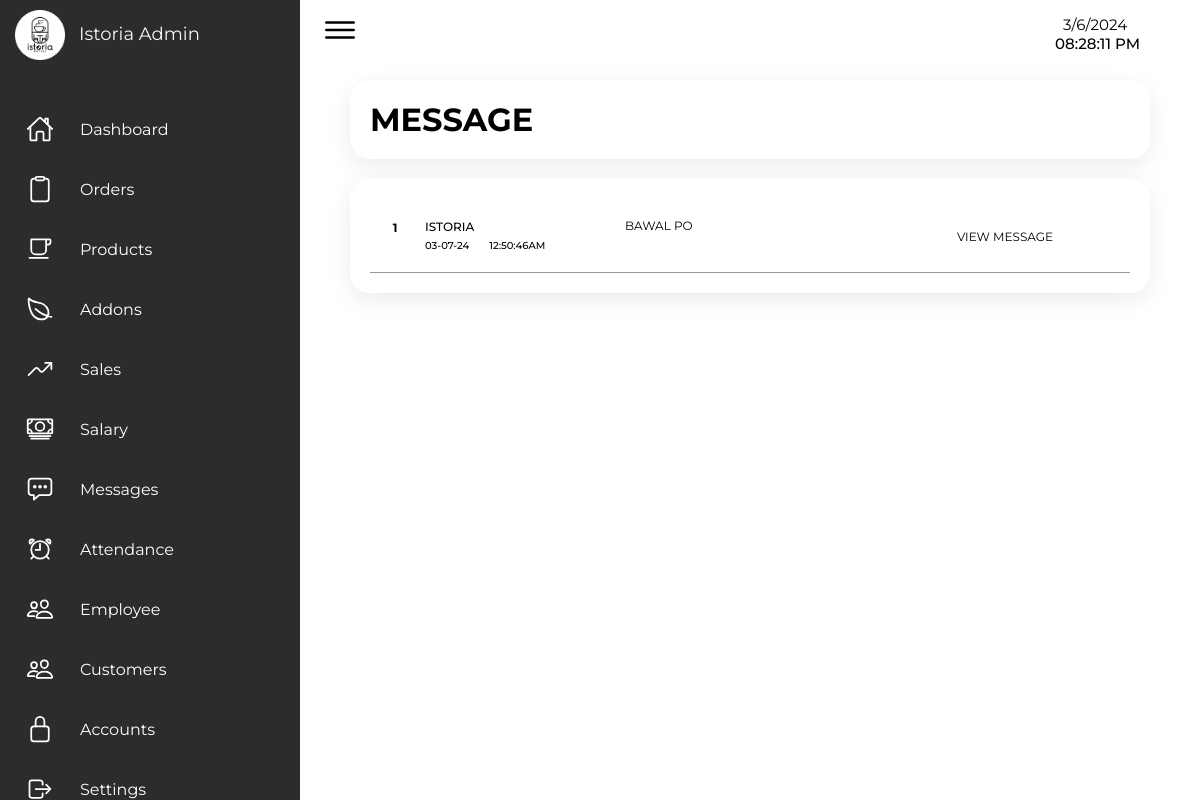
/Admin/admin_messages.php (signed in), run on the app's committed database.
### tables this page shows
CREATE TABLE `message` (
  `id` int(255) NOT NULL,
  `user_id` int(255) NOT NULL,
  `sender` varchar(255) NOT NULL,
  `name` varchar(255) NOT NULL,
  `email` varchar(255) NOT NULL,
  `message` varchar(1000) NOT NULL,
  `date` varchar(255) NOT NULL
);

### Admin/admin_messages.php (the view, shortened to what this page needs)
<?php
  include '../connection.php';
?>
<!DOCTYPE html>
<html lang="en">
  <head>
    <link rel="stylesheet" href="../Src/Styles/style_admin.css" />
  </head>
  <body>
    <div class="container">
    <?php include 'sidenav.php' ?>
      <div class="main">
        <div class="topbar">
          <div class="toggle">
            <ion-icon name="menu-outline"></ion-icon>
          </div>
          <?php include 'time.php' ?>
        </div>
        <div class="container-box">
          <h1>MESSAGE</h1>
        </div>
        <div class="container-box">
            <table class="messages-table" id="message-table" >
              <tbody>
              <?php
                $count = 0;
                $select_message = mysqli_query($conn, "SELECT * FROM `message` ORDER BY user_id, date DESC") or die ('Query failed');
                $current_user_id = null;
                if(mysqli_num_rows( $select_message)>0){
                while($fetch_message = mysqli_fetch_assoc($select_message)){
                    if($fetch_message['user_id'] != $current_user_id){
                      $count++;
                      $sender = $fetch_message['sender'];
                      $date = strtok($fetch_message["date"], " ");
                      $time = substr(strstr($fetch_message["date"], " "), 1);
                  ?>
                  <tr>
                    <td><h1><?php echo $count ?></h1></td>
                    <td> <?php if ($sender == "user") { ?>
                            <h1><strong><?php echo $fetch_message['name'] ?></strong></h1>
                            <div class="time">
                              <h2><strong><?php echo $date ?></strong></h2>
                              <h2><strong><?php echo $time ?></strong></h2>
                            </div>
                      <?php } else { ?>
                        <h1><?php echo $fetch_message['name'] ?></h1>
                            <div class="time">
                              <h2><?php echo $date ?></h2>
                              <h2><?php echo $time ?></h2>
                            </div>
                        <?php } ?>
                    </td>
                    <td>
                    <?php if ($sender == "user") { ?>
                        <div class="msg">
                          <p><strong><?php echo $fetch_message['message'] ?> </strong></p>
                          <div class="dot"></div>
                        </div>
                      <?php } else { ?>
                        <p><?php echo $fetch_message['message'] ?></p>
                      <?php } ?>
                    </td>
                    <td><a href="admin_message_view.php?id=<?php echo $fetch_message['user_id']?>">VIEW MESSAGE</a></td>
                  </tr>
                 <?php
                 $current_user_id = $fetch_message['user_id'];
                      }
                }
              }
                ?>
              </tbody>
            </table>
        </div>
      </div>
    </div>
  </body>
</html>

### Src/Styles/style_admin.css (style rules this page uses)
* { font-family: "Montserrat", sans-serif; margin: 0; padding: 0; box-sizing: border-box; }
:root { --gray: #2c2c2c; --white: #fff; --white2: #f5f5f5; --black1: #222; --black2: #999; }
.main { position: absolute; width: calc(100% - 300px); left: 300px; min-height: 100vh; transition: 0.5s; }
.topbar { width: 100%; height: 60px; display: flex; justify-content: space-between; align-items: center; padding: 0 10px; }
.toggle { position: relative; width: 60px; height: 60px; display: flex; justify-content: center; align-items: center; font-size: 2.5rem; cursor: pointer; }
.container-box { margin: 20px 50px; grid-gap: 30px; position: relative; display: grid; background: var(--white); padding: 20px; box-shadow: 0 7px 25px rgba(0, 0, 0, 0.08); border-radius: 20px; }
.messages-table { text-transform: uppercase; width: 100%; border-collapse: collapse; }
.messages-table tbody tr td { padding: 20px 5px; border-bottom: 1px solid var(--black2); }
.messages-table tbody tr td:first-child { width: 50px; text-align: center; }
.messages-table tbody tr td:first-child h1 { font-weight: 700; font-size: 12px; margin-top: -12px; }
.messages-table tbody tr td:nth-child(2) { width: 200px; }
.messages-table tbody tr td:nth-child(3) p { font-size: 12px; width: 100%; margin-top: -18px; }
.messages-table tbody tr td:last-child { text-align: center; width: 250px; }
.messages-table h1 { font-size: 12px; margin-bottom: 5px; font-weight: 500; }
.messages-table .time { display: flex; }
.messages-table .time h2 { font-size: 10px; margin-right: 20px; font-weight: 500; }
.messages-table a { font-size: 12px; text-decoration: none; text-align: center; border: 1px solid var(--brown); border-radius: 6px; padding: 10px 50px; color: var(--brown); }

### data on the page
message: name "ISTORIA", date "03-07-24", date "12:50:46AM", message "BAWAL PO"
